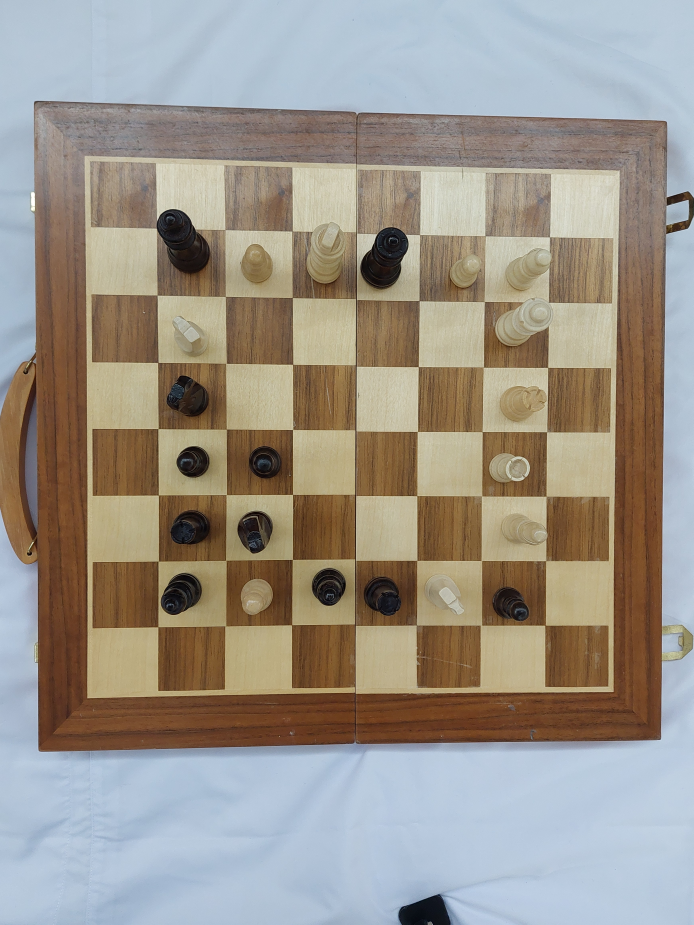
#> input picture chess_moves_detection/data_top_down/10.jpg, 3468 x 4624 px (shown at 1/5 size); its folder holds only this picture in this run
$ python detection_v3.py
#> lines starting #> are read from the running program, lines starting #| are printed output that depends on the picture; after the words box and inside, x2 and y2 are one past the last pixel; in counts of white or black regions, pixels touching at a corner belong together
# chess_mobile_fast.py
import cv2, numpy as np, time, json, os, glob, shutil
from typing import Tuple, List, Optional

# [11 lines of commented-out code are left out]
WARP_SIZE = 512          # small and fast
INSET_FRAC = 0.08        # crop inside each cell to avoid grid lines
EXPAND_FRAC = 0.2       # expand square crop to include surrounding space (for pieces extending beyond boundaries)
GRID_SIZE = 10           # total grid including border (10x10 = 8x8 playing area + 1 square border on each side)
PLAYING_SIZE = 8         # actual playing area (8x8)
MAX_RESIZE = 640         # downscale longest side before detection
CANNY = (60, 180)
TILE_PX = 96             # model input size, set to your model
CLASS_NAMES = [
    "empty", "wp","wn","wb","wr","wq","wk","bp","bn","bb","br","bq","bk"
]
# Map index->symbol for FEN
IDX_TO_FEN = {
    0:"", 1:"P",2:"N",3:"B",4:"R",5:"Q",6:"K", 7:"p",8:"n",9:"b",10:"r",11:"q",12:"k"
}

# ---- Geometry ----
def _order_quad(pts: np.ndarray) -> np.ndarray:
    pts = pts.reshape(4, 2).astype(np.float32)
    s = pts.sum(axis=1)
    d = np.diff(pts, axis=1).reshape(4)
    tl = pts[np.argmin(s)]
    br = pts[np.argmax(s)]
    tr = pts[np.argmin(d)]
    bl = pts[np.argmax(d)]
    return np.array([tl, tr, br, bl], dtype=np.float32)

def _four_point_warp(bgr: np.ndarray, quad: np.ndarray, size: int = WARP_SIZE) -> Tuple[np.ndarray, np.ndarray]:
    src = _order_quad(quad)
    dst = np.array([[0,0],[size-1,0],[size-1,size-1],[0,size-1]], dtype=np.float32)
    H = cv2.getPerspectiveTransform(src, dst)
    warped = cv2.warpPerspective(bgr, H, (size, size), flags=cv2.INTER_LINEAR)
    return warped, H

# ---- Detection: largest 4-point contour ----
def find_board_quad_fast(bgr: np.ndarray, max_side: int = MAX_RESIZE, debug: bool = False) -> Tuple[Optional[np.ndarray], float, Optional[dict]]:
    """
    Find chess board quad in image by thresholding white background.
    Since the board is the only non-white object, we threshold to separate it from background.
    Returns: (quad, scale, debug_info)
    debug_info contains: thresholded, contours, best_contour, bgr_scaled (if debug=True)
    """
    H0, W0 = bgr.shape[:2]
    scale = 1.0
    if max(H0, W0) > max_side:
        scale = max_side / float(max(H0, W0))
        bgr_s = cv2.resize(bgr, (int(W0*scale), int(H0*scale)), interpolation=cv2.INTER_AREA)
    else:
        bgr_s = bgr

    gray = cv2.cvtColor(bgr_s, cv2.COLOR_BGR2GRAY)
    gray = cv2.GaussianBlur(gray, (5, 5), 0)

    # Threshold to separate white background from board
    # The board should be darker than the white background
    # Use adaptive threshold or Otsu's method to find the board
    _, thresh = cv2.threshold(gray, 0, 255, cv2.THRESH_BINARY_INV + cv2.THRESH_OTSU)

    # Alternatively, use a fixed threshold if Otsu doesn't work well
    # Since background is white, anything below ~200-220 should be the board
    # Try Otsu first, but if it doesn't capture the board well, use fixed threshold
    if np.sum(thresh) < 0.05 * thresh.size:  # Too little detected, try fixed threshold
        _, thresh = cv2.threshold(gray, 200, 255, cv2.THRESH_BINARY_INV)

    # Clean up the thresholded image
    kernel = np.ones((5, 5), np.uint8)
    thresh = cv2.morphologyEx(thresh, cv2.MORPH_CLOSE, kernel, iterations=2)
    thresh = cv2.morphologyEx(thresh, cv2.MORPH_OPEN, kernel, iterations=1)

    # Find contours of non-white regions (the board)
    cnts, _ = cv2.findContours(thresh, cv2.RETR_EXTERNAL, cv2.CHAIN_APPROX_SIMPLE)
    if not cnts:
        debug_info = {"thresholded": thresh, "contours": [], "best_contour": None, "bgr_scaled": bgr_s} if debug else None
        return None, scale, debug_info

    # Find the largest contour (should be the board)
    largest_contour = max(cnts, key=cv2.contourArea)
    area = cv2.contourArea(largest_contour)

    # Check if the area is reasonable (at least 5% of image)
    if area < 0.05 * (H0 * W0 * scale * scale):
        debug_info = {"thresholded": thresh, "contours": cnts, "best_contour": None, "bgr_scaled": bgr_s} if debug else None
        return None, scale, debug_info

    # Approximate the contour to a quad
    peri = cv2.arcLength(largest_contour, True)
    approx = cv2.approxPolyDP(largest_contour, 0.02 * peri, True)

    # If we don't have 4 points, try a tighter approximation or use bounding rect
    if len(approx) < 4:
        # Try tighter approximation
        approx = cv2.approxPolyDP(largest_contour, 0.01 * peri, True)
        if len(approx) < 4:
            # Use bounding rectangle corners as fallback
            rect = cv2.minAreaRect(largest_contour)
            box = cv2.boxPoints(rect)
            approx = np.int0(box)

    # Ensure we have exactly 4 points
    if len(approx) > 4:
        # If we have more than 4 points, try to simplify further
        approx = cv2.approxPolyDP(largest_contour, 0.03 * peri, True)
        if len(approx) > 4:
            # Use convex hull and approximate that
            hull = cv2.convexHull(largest_contour)
            approx = cv2.approxPolyDP(hull, 0.02 * cv2.arcLength(hull, True), True)

    if len(approx) != 4:
        debug_info = {"thresholded": thresh, "contours": cnts, "best_contour": None, "bgr_scaled": bgr_s} if debug else None
        return None, scale, debug_info

    # Order the quad points
    quad_ordered = _order_quad(approx.reshape(4, 2).astype(np.float32))

    # Rescale to original coordinates
    quad = quad_ordered / scale

    best_contour_scaled = (largest_contour / scale).astype(np.float32) if debug else None
    debug_info = {"thresholded": thresh, "contours": cnts, "best_contour": best_contour_scaled, "bgr_scaled": bgr_s, "scale": scale} if debug else None
    return quad.astype(np.float32), scale, debug_info

# ---- Orientation: choose rotation with strongest checker contrast ----
def orient_warp_checker(warped: np.ndarray) -> np.ndarray:
    gray = cv2.cvtColor(warped, cv2.COLOR_BGR2GRAY)
    S = warped.shape[0] // GRID_SIZE  # Square size in 10x10 grid
    def score(img):
        g = cv2.cvtColor(img, cv2.COLOR_BGR2GRAY)
        # Only score the inner 8x8 playing area (skip border: rows/cols 1-8 in 0-indexed, or 1-8 in 1-indexed)
        means = np.zeros((PLAYING_SIZE, PLAYING_SIZE), np.float32)
        for r in range(PLAYING_SIZE):
            for c in range(PLAYING_SIZE):
                # Skip border: start from index 1 (second square)
                y0, y1 = (r+1)*S, (r+2)*S
                x0, x1 = (c+1)*S, (c+2)*S
                means[r,c] = np.mean(g[y0:y1, x0:x1])
        # try both parities; pick larger light-dark gap
        mask0 = (np.add.outer(np.arange(PLAYING_SIZE), np.arange(PLAYING_SIZE)) & 1) == 0
        m0 = means[mask0].mean() - means[~mask0].mean()
        m1 = means[~mask0].mean() - means[mask0].mean()
        return max(abs(m0), abs(m1))
    best_k, best_val = 0, -1
    img = warped
    for k in range(4):
        val = score(img)
        if val > best_val:
            best_k, best_val = k, val
        img = np.rot90(img)  # rotates counterclockwise
    return np.ascontiguousarray(np.rot90(warped, k=best_k))

# ---- Split into tiles ----
def split_tiles(warped: np.ndarray, tile_px: int = TILE_PX, inset_frac: float = INSET_FRAC, expand_frac: float = EXPAND_FRAC) -> List[np.ndarray]:
    """
    Split warped image into tiles. The warped image is 10x10 grid (including border).
    We only extract the inner 8x8 playing area (skip the border squares).
    Each square is expanded to include surrounding space for pieces that extend beyond boundaries.
    """
    H, W = warped.shape[:2]
    S = H // GRID_SIZE  # Square size in 10x10 grid
    inset = int(round(S * inset_frac))
    expand = int(round(S * expand_frac))  # Amount to expand into surrounding squares
    tiles = []
    # Extract only the inner 8x8 playing area (skip border: indices 1-8 in 0-indexed)
    for r in range(PLAYING_SIZE):
        for c in range(PLAYING_SIZE):
            # Calculate base square boundaries (skip border: start from index 1)
            base_y0 = (r+1)*S + inset
            base_y1 = (r+2)*S - inset
            base_x0 = (c+1)*S + inset
            base_x1 = (c+2)*S - inset

            # Expand outward to include surrounding space
            y0 = max(0, base_y0 - expand)
            y1 = min(H, base_y1 + expand)
            x0 = max(0, base_x0 - expand)
            x1 = min(W, base_x1 + expand)

            crop = warped[y0:y1, x0:x1]
            if tile_px:
                crop = cv2.resize(crop, (tile_px, tile_px), interpolation=cv2.INTER_AREA)
            tiles.append(crop)
    return tiles  # length 64, row-major, a8..h1 after orientation

# ---- TFLite inference (13 classes) ----
class PieceClassifier:
    # [49 lines left out: functions __init__, _prep, predict_batch, to_fen, not called in this run]

def boards_equal(a: np.ndarray, b: np.ndarray) -> bool:
    return a.shape == b.shape and np.array_equal(a, b)

# ---- Main per-image entry ----
# [48 lines left out: functions detect_classify, process_and_maybe_send, not called in this run]


# ---- Main function to process images from data folder ----
def main(debug: bool = False, max_images: Optional[int] = None, tiles_output_folder: Optional[str] = None):
    """
    Read images from data folder, crop to chess board, split into 64 squares, and save to output folder.

    Args:
        debug: If True, save intermediate debug images (edges, contours, corners overlay, etc.)
        max_images: Maximum number of images to process (None = process all)
        tiles_output_folder: Custom folder for saving tiles (None = save in output/{base_name}_tiles)
    """
#> called with debug = False
    # data_folder = "data"
    data_folder = "data_top_down"
    output_folder = "output"

    # Clean output folder from previous runs
    if os.path.exists(output_folder):
        shutil.rmtree(output_folder)
        print(f"Cleaned existing output folder: {output_folder}")

    # Create fresh output folder
    os.makedirs(output_folder, exist_ok=True)

    # Find all image files in data folder
    image_extensions = ['*.jpg', '*.jpeg', '*.png', '*.bmp', '*.tiff', '*.tif']
    image_files = []
    for ext in image_extensions:
        image_files.extend(glob.glob(os.path.join(data_folder, ext)))
        image_files.extend(glob.glob(os.path.join(data_folder, ext.upper())))

    if not image_files:
        print(f"No image files found in {data_folder} folder")
        return

    # Limit number of images if max_images is specified
    total_images = len(image_files)
    if max_images is not None and max_images > 0:
        image_files = image_files[:max_images]
        print(f"Found {total_images} image(s), processing first {len(image_files)} image(s)")
    else:
        print(f"Found {len(image_files)} image(s) to process")

    if debug:
        print("Debug mode: Intermediate images will be saved")

    successful_detections = 0
    total_processed = 0

    for img_path in image_files:
        print(f"\nProcessing: {img_path}")

        # Read image
        image_bgr = cv2.imread(img_path)
#> image_bgr is the input picture: shape (4624, 3468, 3); mean B, G, R 137.9, 148.2, 155.5
        if image_bgr is None:
            print(f"  Failed to read image: {img_path}")
            continue

        total_processed += 1

        # Get base filename without extension
        base_name = os.path.splitext(os.path.basename(img_path))[0]
        debug_folder = os.path.join(output_folder, f"{base_name}_debug") if debug else None

        if debug:
            os.makedirs(debug_folder, exist_ok=True)
            # Save original image
            cv2.imwrite(os.path.join(debug_folder, "00_original.jpg"), image_bgr)

        # Find chess board
        quad, scale, debug_info = find_board_quad_fast(image_bgr, max_side=MAX_RESIZE, debug=debug)
#> in find_board_quad_fast, `_, thresh = cv2.threshold(gray, 0, 255, cv2.THRESH_BINARY_INV + cv2.TH..`:
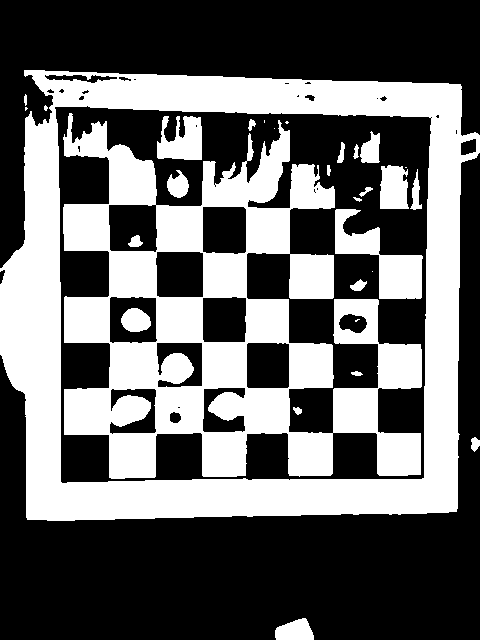
#> thresh: shape (640, 480); 40.2% white; 30 white regions (8 under 20 px), largest, box (x1, y1, x2, y2) and area: (0, 70, 480, 521) 58524, (63, 113, 422, 479) 56267, (335, 209, 423, 299) 3199
#> in find_board_quad_fast, `thresh = cv2.morphologyEx(thresh, cv2.MORPH_OPEN, kernel, iterations=1)`:
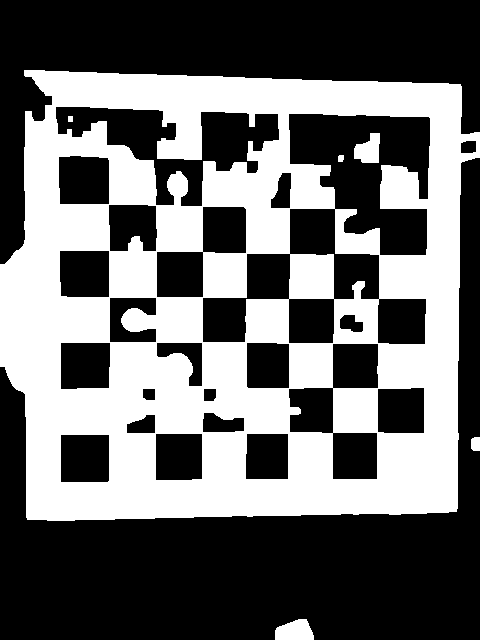
#> thresh: shape (640, 480); 42.1% white; 6 white regions
#> in find_board_quad_fast, `cnts, _ = cv2.findContours(thresh, cv2.RETR_EXTERNAL, cv2.CHAIN_APPROX..`: cnts = 3 contours; box (x1, y1, x2, y2) and area: (0, 70, 480, 521) 192938, (275, 619, 314, 640) 594, (471, 437, 480, 451) 99
#> in find_board_quad_fast, `largest_contour = max(cnts, key=cv2.contourArea)`: largest_contour = contour of 178 points, box (x1, y1, x2, y2) (0, 70, 480, 521), area 192938
#> in find_board_quad_fast, `area = cv2.contourArea(largest_contour)`: area = 192938.5
#> in find_board_quad_fast, `peri = cv2.arcLength(largest_contour, True)`: peri = 1887
#> in find_board_quad_fast, `approx = cv2.approxPolyDP(largest_contour, 0.02 * peri, True)`: approx = [[24, 70], [27, 519], [456, 511], [460, 84]]
#> in _order_quad, `s = pts.sum(axis=1)`: s = [94, 546, 967, 544]
#> in _order_quad, `d = np.diff(pts, axis=1).reshape(4)`: d = [46, 492, 55, -376]
#> in _order_quad, `tl = pts[np.argmin(s)]`: tl = [24, 70]
#> in _order_quad, `br = pts[np.argmax(s)]`: br = [456, 511]
#> in _order_quad, `tr = pts[np.argmin(d)]`: tr = [460, 84]
#> in _order_quad, `bl = pts[np.argmax(d)]`: bl = [27, 519]
#> in find_board_quad_fast, `quad_ordered = _order_quad(approx.reshape(4, 2).astype(np.float32))`: quad_ordered = [[24, 70], [460, 84], [456, 511], [27, 519]]
#> in find_board_quad_fast, `quad = quad_ordered / scale`: quad = [[173.4, 505.8], [3323.5, 606.9], [3294.6, 3692], [195.1, 3749.8]]
#> scale = 0.138
        if quad is None:
            print(f"  Could not detect chess board in: {img_path}")
            if debug and debug_info:
                # Save thresholded image even if no board found
                thresh_colored = cv2.cvtColor(debug_info["thresholded"], cv2.COLOR_GRAY2BGR)
                cv2.imwrite(os.path.join(debug_folder, "01_thresholded.jpg"), thresh_colored)
                # Save contours overlay
                contours_img = debug_info["bgr_scaled"].copy()
                cv2.drawContours(contours_img, debug_info["contours"], -1, (0, 255, 0), 2)
                cv2.imwrite(os.path.join(debug_folder, "02_all_contours.jpg"), contours_img)
            continue

        successful_detections += 1

        # Save debug images
        if debug and debug_info:
            # Save thresholded image
            thresh_colored = cv2.cvtColor(debug_info["thresholded"], cv2.COLOR_GRAY2BGR)
            cv2.imwrite(os.path.join(debug_folder, "01_thresholded.jpg"), thresh_colored)

            # Save all contours overlay
            contours_img = debug_info["bgr_scaled"].copy()
            cv2.drawContours(contours_img, debug_info["contours"], -1, (0, 255, 0), 2)
            cv2.imwrite(os.path.join(debug_folder, "02_all_contours.jpg"), contours_img)

            # Save best contour overlay
            if debug_info["best_contour"] is not None:
                best_contour_img = image_bgr.copy()
                best_contour_int = debug_info["best_contour"].astype(np.int32)
                cv2.drawContours(best_contour_img, [best_contour_int], -1, (0, 255, 0), 3)
                cv2.imwrite(os.path.join(debug_folder, "03_best_contour.jpg"), best_contour_img)

            # Save corners overlay on original image
            corners_img = image_bgr.copy()
            quad_int = quad.astype(np.int32)
            # Draw quad lines
            cv2.line(corners_img, tuple(quad_int[0]), tuple(quad_int[1]), (0, 255, 0), 3)
            cv2.line(corners_img, tuple(quad_int[1]), tuple(quad_int[2]), (0, 255, 0), 3)
            cv2.line(corners_img, tuple(quad_int[2]), tuple(quad_int[3]), (0, 255, 0), 3)
            cv2.line(corners_img, tuple(quad_int[3]), tuple(quad_int[0]), (0, 255, 0), 3)
            # Draw corners
            for i, corner in enumerate(quad_int):
                cv2.circle(corners_img, tuple(corner), 10, (0, 0, 255), -1)
                cv2.putText(corners_img, str(i), tuple(corner + 15),
                           cv2.FONT_HERSHEY_SIMPLEX, 0.7, (255, 255, 255), 2)
            cv2.imwrite(os.path.join(debug_folder, "04_corners_overlay.jpg"), corners_img)

        # Warp/crop to chess board
        warped, H = _four_point_warp(image_bgr, quad, size=WARP_SIZE)
#> in _four_point_warp, `src = _order_quad(quad)`: src has the same summary as quad in find_board_quad_fast
#> in _four_point_warp, `H = cv2.getPerspectiveTransform(src, dst)`: H = [[0.153, -0.00103, -26.09], [-0.00495, 0.154, -77.1], [-1.54e-05, -4.96e-06, 1]]
#> in _four_point_warp, `warped = cv2.warpPerspective(bgr, H, (size, size), flags=cv2.INTER_LIN..`:
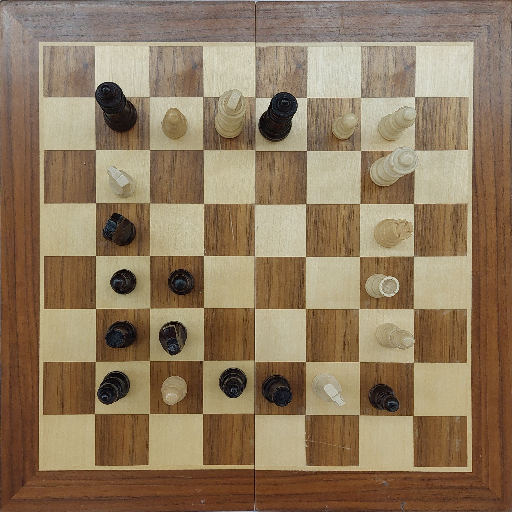
#> warped: shape (512, 512, 3); mean B, G, R 94.8, 121.7, 143.1

        if debug:
            # Save warped board before orientation
            cv2.imwrite(os.path.join(debug_folder, "05_warped_before_orientation.jpg"), warped)

        warped = orient_warp_checker(warped)
#> in orient_warp_checker, `gray = cv2.cvtColor(warped, cv2.COLOR_BGR2GRAY)`:
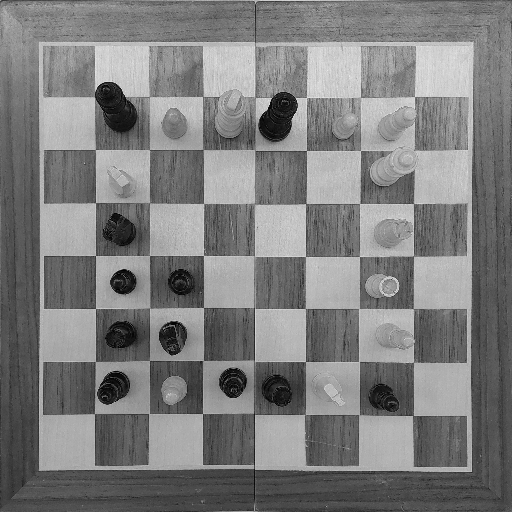
#> gray: shape (512, 512); min 0, max 233, mean 125
#> the loop in orient_warp_checker, `for k in range(4):` made 4 passes
#> (val, best_k, best_val) on passes 1, 4: (55.66, 0, 55.66), (56.51, 3, 56.51)
#> pass 1, in orient_warp_checker, `img = np.rot90(img)`:
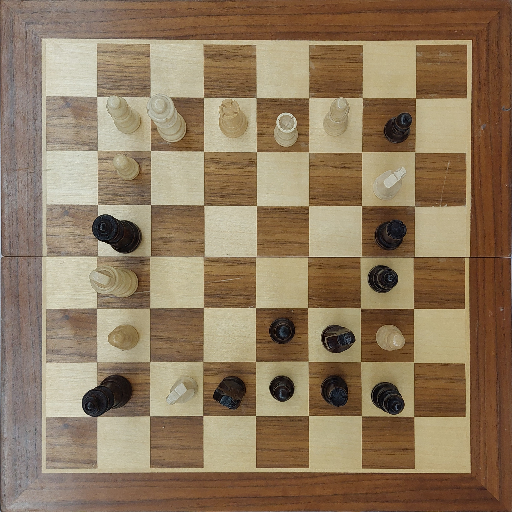
#> img: shape (512, 512, 3); mean B, G, R 94.8, 121.7, 143.1
#> pass 2, in score (call 2), `g = cv2.cvtColor(img, cv2.COLOR_BGR2GRAY)`:
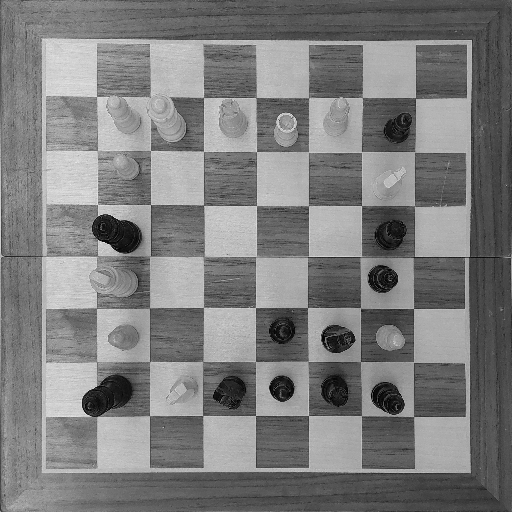
#> g: shape (512, 512); min 0, max 233, mean 125
#> pass 2, in orient_warp_checker, `img = np.rot90(img)`:
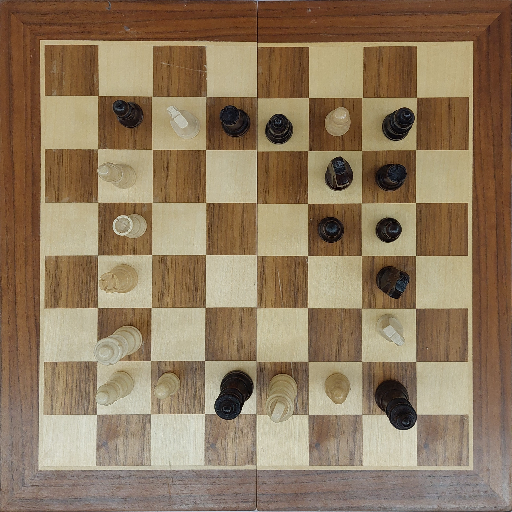
#> img: shape (512, 512, 3); mean B, G, R 94.8, 121.7, 143.1
#> after the loop in orient_warp_checker, `for k in range(4):`: best_k = 3; best_val = 56.51
#> (the rest of the program and of its run is left out)
